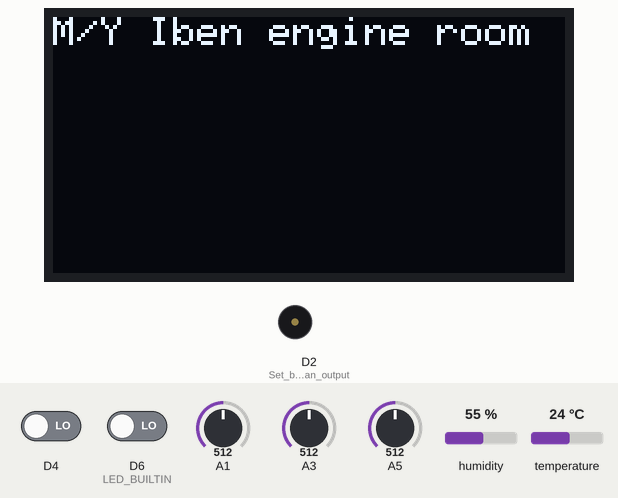
A sketch run on a simulated Arduino MKR. Parts: 128×64 one-colour display, buzzer (waves = sounding). The inputs (shaded band) are chosen by the test bench; at power-on: D4 LOW, A5 = 512, A1 = 512, D6 (LED_BUILTIN) LOW, A3 = 512, humidity 55 %, temperature 24 °C. WiFi joins after 1.5 s; servers stay silent unless stated; the display library's start-up logo is not drawn; no MQTT or app messages arrive unless stated.

Above: at 12.2 s.
12.3 s: D4 driven HIGH
At 18.3 s:
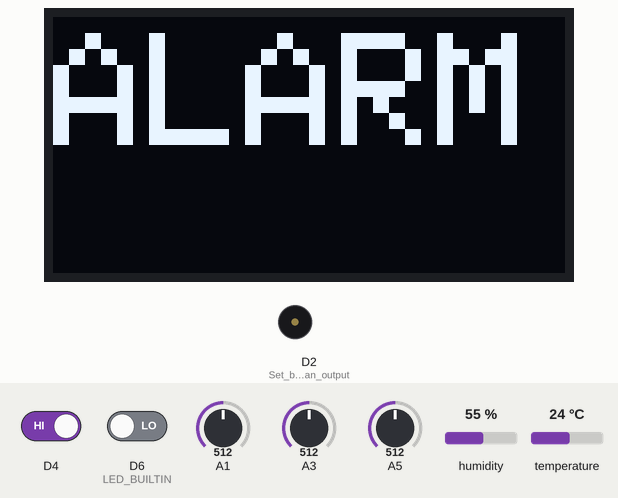
21.0 s: A5 set to 208
28.3 s: A5 set to 183
At 33.9 s:
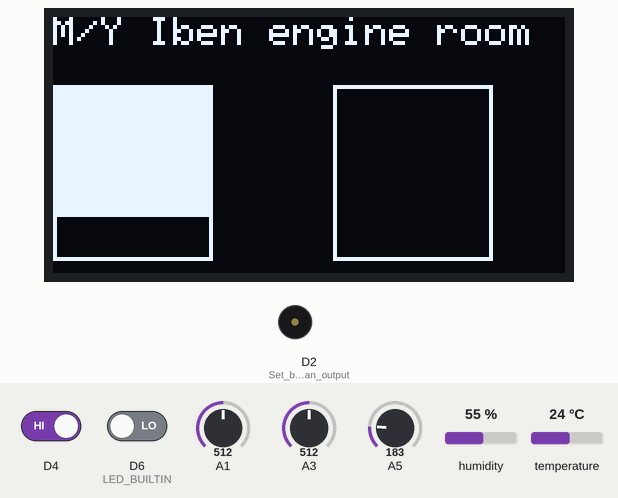
37.0 s: A1 set to 177
At 39.6 s:
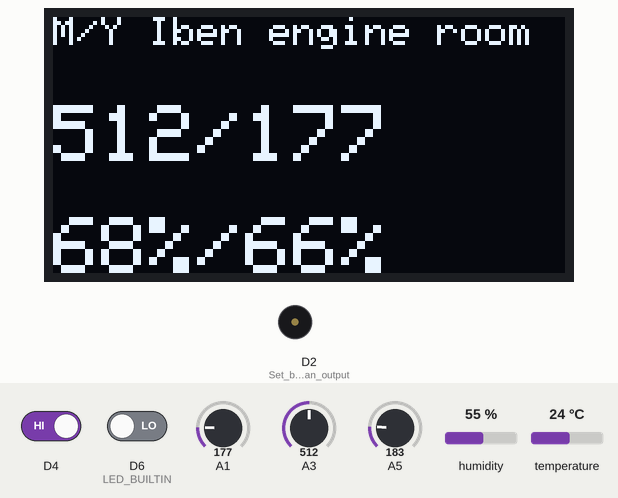
45.7 s: A1 set to 160
At 52.4 s:
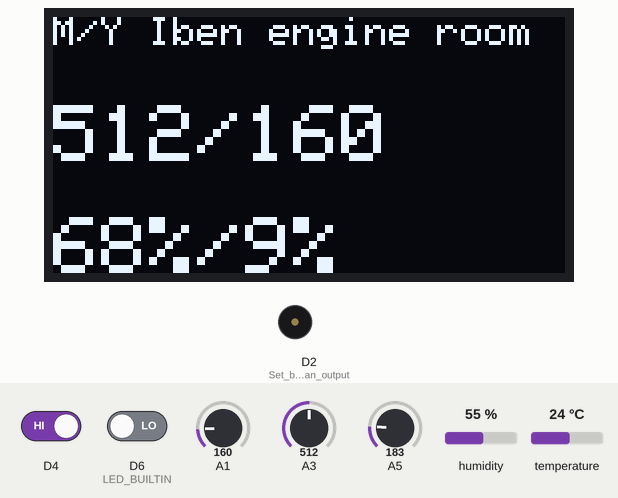
53.0 s: D6 (LED_BUILTIN) driven HIGH
At 62.1 s:
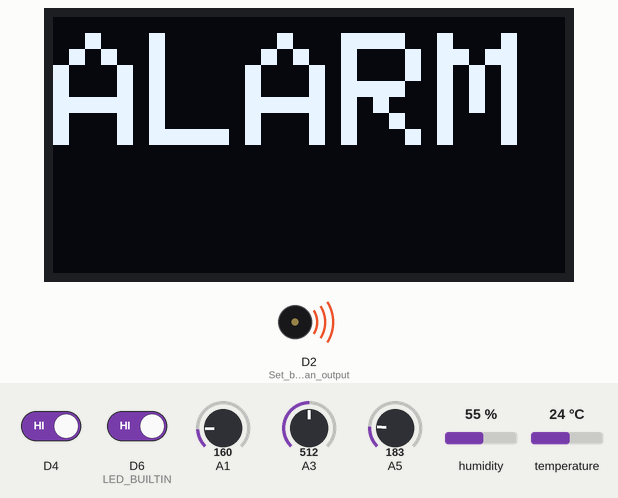
Timing chart, 0 to 62.7 s (numbered marks = the images above; inputs shaded):
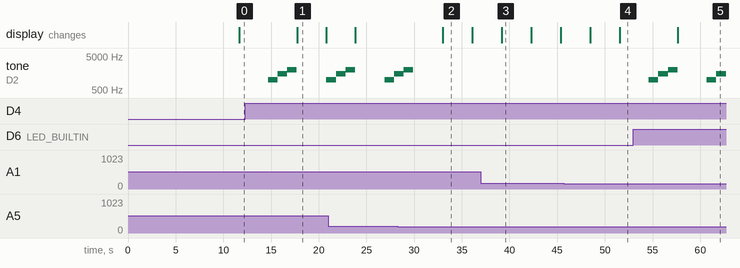

Measured:
- the behaviour switches between 201 and 200 on A5 (found by bisection; images 1 and 2)
- after the input at 12.3 s, tone on D2 (Set_buzzer_as_an_output): plays 1000 Hz for 1.0 s, 1500 Hz for 1.0 s, 2000 Hz for 1.0 s, 1000 Hz for 0.19 s, starting after 2.4 s; the display: changes after 5.4 s (image 1)
- after the input at 28.3 s, tone on D2 (Set_buzzer_as_an_output): goes on until 29.9 s, then stays silent; the display: changes after 4.7 s (image 2)
- after the input at 53.0 s, tone on D2 (Set_buzzer_as_an_output): plays 1000 Hz for 1.0 s, 1500 Hz for 1.0 s, 2000 Hz for 1.0 s, 1000 Hz for 1.0 s, 1500 Hz for 1.0 s, starting after 1.6 s; the display: changes after 4.6 s (image 5)
- what the display in image 1 shows lasts 3.1 s, from 17.7 s to 20.8 s

The sketch:

MQTT_Engine_room_monitoring.ino
```cpp
#include <Wire.h>
#include <SPI.h>
#include <WiFiNINA.h>
#include <stdlib.h>
#include <DHT.h>
#include <Adafruit_GFX.h>
#include <Adafruit_SSD1306.h>
#include "arduino_secrets.h"
#include "PubSubClient.h"

// Global variables
#define CLIENT_ID "Engineroom"
#define PUBLISH_DELAY 3000 // that is 3 seconds interval

int sensorPort = 0; //Water level port side
int sensorStarboard = 0; //Water level starboard side
float sensorTemperatureC = 0; //Air temperature in enine room in centigrade
float sensorHumidity = 0; //Air hunidity in engine room
String message = "";
int sensorPyro = LOW; // Default no movement on pyro- and movementsensor
float maxValueStarboard = 705; //Maximum water level, starboard side
float maxValuePort = 715; //Maximum water level, port side
float minValueStarboard = 100;  //Minimum water level, starboard side
float minValuePort = 100; //Minimum water level, port side
float gasLevel = 0; //Level og gas in the air
float tempLog[9]; //Temperature log used for storing last sensor readings to calcuate the speed of change in temp
int gasPresent = LOW; //Default no gas present in engine room
int percentPort = 0; //Water level port side in percent
int percentStarboard = 0; //Water level starboard side in percent
int displayAlternator = 0; //Controller "bit" for alternating display screen

//OLED
#define SCREEN_WIDTH 128 // OLED display width, in pixels
#define SCREEN_HEIGHT 64 // OLED display height, in pixels
#define OLED_RESET     LED_BUILTIN // Reset pin

int radio_Status = WL_IDLE_STATUS;  // WiFi radio's status

DHT dht(7, DHT22); //Digital pin 7
Adafruit_SSD1306 display(SCREEN_WIDTH, SCREEN_HEIGHT, &Wire, OLED_RESET);
WiFiClient wifiClient;
PubSubClient mqttClient;

void setup() {
  // put your setup code here, to run once:
  if(!display.begin(SSD1306_SWITCHCAPVCC, 0x3C)) { // Address 0x7B for 128x64 (8bit). Remove LIB for = 0x3C for 7bit Arduino max address space
    //Catch error on Display object start
    raiseAlarm();
  }

  // check for the WiFi module:
  if (WiFi.status() == WL_NO_MODULE) {
    Serial.println("Communication with WiFi module failed!");
    // don't continue
    while (true);
  }

  // attempt to connect to WiFi network:
  while (radio_Status != WL_CONNECTED) {
    // Connect to WPA/WPA2 network:
    radio_Status = WiFi.begin(WIFI_SSID, WIFI_PWD);

    // wait 5 seconds for connection:
    delay(5000);
  }

  Wire.begin();
  Serial.begin(9600);
  dht.begin();

  pinMode(2, OUTPUT); // Set buzzer as an output

  display.display();
  delay(2000);
  // Clear the buffer
  display.clearDisplay();

  // setup mqtt client
  mqttClient.setClient(wifiClient);
  mqttClient.setServer( "192.168.1.102", 1883); // or local broker
}

void loop() {
  //reset sensor values
  sensorPort = 0;
  sensorStarboard = 0;
  sensorTemperatureC = 0;
  sensorHumidity = 0;
  sensorPyro = LOW;
  gasLevel = 0;
  gasPresent = LOW;

  delay(3000);

  //read sensor values
  sensorPort = analogRead(A1);
  sensorStarboard = analogRead(A3);
  sensorTemperatureC = dht.readTemperature(); //DHT22
  sensorHumidity = dht.readHumidity();
  sensorPyro = digitalRead(6);
  if (digitalRead(4) != LOW){
    gasLevel = analogRead(A5);
  }

  transmitData_MQTT();

  //output values to OLED display
  displayOLED();
  calibrateSensors();
}

void transmitData_MQTT(){
  if (mqttClient.connect(CLIENT_ID, "preben", "passord")) {
    char port[3];
    char starboard[3];
    char temp[3];
    char humidity[3];
    char pyro[3];
    char gas[3];

    itoa (sensorPort, port, 10);
    itoa (sensorStarboard, starboard, 10);
    itoa (sensorTemperatureC, temp, 10);
    itoa (sensorHumidity, humidity, 10);
    itoa (sensorPyro, pyro, 10);
    itoa (gasLevel, gas, 10);

    mqttClient.publish("engineroom/waterport", port);
    mqttClient.publish("engineroom/waterstarboard", starboard);
    mqttClient.publish("engineroom/temperature", temp);
    mqttClient.publish("engineroom/humidity", humidity);
    mqttClient.publish("engineroom/pyro", pyro);
    mqttClient.publish("engineroom/gaslevel", gas);
  }
}

void displayOLED (){

  display.clearDisplay();

  display.setTextSize(1);
  display.setTextColor(SSD1306_WHITE);

  display.setCursor(0, 0);
  display.print("M/Y Iben engine room");

  display.setTextSize(2);
  switch (displayAlternator) {
    case 1:
      displayAlternator = 2;

      display.setCursor(0, 22);
      //display.print("Temperatur:   ");
      display.print(sensorTemperatureC);
      display.print("C");

      display.setCursor(0, 50);
      //display.print("Luftfuktighet:");
      display.print(sensorHumidity);
      display.print("%");

      break;
    case 2:
      displayAlternator = 3;

      display.setCursor(0, 22);
      //display.print("Vann S/B:     ");
      display.print(sensorStarboard);
      display.print("/");
      display.print(sensorPort);
      display.display();

      display.setCursor(0, 50);
      //display.print("Vann S/B:     ");
      display.print(percentStarboard);
      display.print("%/");
      display.print(percentPort);
      display.print("%");
      break;
    case 3:
      displayAlternator = 4;

      display.setCursor(0, 22);
      display.print("Gasser: ");

      display.setCursor(0, 50);
      display.print(gasLevel);
      break;
    case 4:
      displayAlternator = 1;

      //display.drawFastHLine(0, 20, 50, SSD1306_WHITE);
      //display.drawFastVLine(0, 20, 50, SSD1306_WHITE);

      //const uint8_t PROGMEM level[] = {

      display.setCursor(0, 22);

      //int16_t x, int16_t y, int16_t w, int16_t h, uint16_t color
      //drawRect(int16_t x, int16_t y, int16_t w, int16_t h, uint16_t color)
      display.drawRect(0,17,40,44,SSD1306_WHITE);
      display.drawRect(70,17,40,44,SSD1306_WHITE);

      //fillRect(int16_t x, int16_t y, int16_t w, int16_t h, uint16_t color)
      if (percentPort > 10 && percentPort < 25){
        display.fillRect(0,17,40,12,SSD1306_WHITE);
      }
      else if (percentPort > 25 && percentPort < 50){
        display.fillRect(0,17,40,22,SSD1306_WHITE);
      }
      else if (percentPort > 50 && percentPort < 75){
        display.fillRect(0,17,40,33,SSD1306_WHITE);
      }
      else if (percentPort > 75){
        display.fillRect(0,17,40,44,SSD1306_WHITE);
      }

      break;
    default:
      displayAlternator = 1;
      break;
  }
    if ((sensorPyro != LOW) || (gasLevel > 200)) {
    raiseAlarm();
  }

  display.display();
}

void raiseAlarm(){
   //Visual alarm

   display.clearDisplay();
   display.setTextSize(4);
   display.setCursor(0,4);
   display.print("ALARM");

  //Sonic alarm - Digital pin 2
  tone(2, 1000); // Send 1KHz sound signal...
  delay(1000);   // Tone will keep sounding for 1 sec
  noTone(2);     // Stop sound...
  tone(2, 1500); // Send 1,5KHz sound signal...
  delay(1000);   // Tone will keep sounding for 1 sec
  noTone(2);     // Stop sound...
  tone(2, 2000); // Send 2KHz sound signal...
  delay(1000);   // Tone will keep sounding for 1 sec
  noTone(2);     // Stop sound...

}

void calibrateSensors(){
  //Calibrate port side water sensors

  if (sensorPort > maxValuePort){
    maxValuePort = sensorPort;
  }
  else if ((sensorPort < minValuePort) || (minValuePort == 0)  ){
    minValuePort = sensorPort;
  }
  //Calibrate starboard side water sensors
  if (sensorStarboard > maxValueStarboard){
    maxValueStarboard = sensorStarboard;
  }
  else if ((sensorStarboard < minValueStarboard) || (minValueStarboard == 0)){
    minValueStarboard = sensorStarboard;
  }

  percentPort = ((sensorPort-minValuePort)/(maxValuePort-minValuePort) * 100);
  percentStarboard = ((sensorStarboard-minValueStarboard)/(maxValueStarboard-minValueStarboard)*100);
  sensorTemperatureC = 0;
  //sensorTemperatureF = 0;
  sensorHumidity = 0;

}

float calculateTempChange(){
  //Calculate the speed of change in engine room temperature. Monitors the last 10 temperature sensor reading and returns the change in percent
  //after QA; remove use of 10 log entries - only need first and last value (reduce memory allocation and performance)

  float changePercent = 0;

  for (int i = 0; i <= 9; i++){

    if (i == 9){
      tempLog[i] = sensorTemperatureC;
    }
    else {
      tempLog [i] = tempLog [i+1];
    }
    //tempLog[i] = sensorTemperatureC;
  }
  if (tempLog [0] != NULL && tempLog[9] != NULL){
    changePercent = tempLog[9] / tempLog [0];
  }
  return changePercent;

}
```

arduino_secrets.h
```cpp
#define WIFI_SSID "Iben4G"
#define WIFI_PWD ""
```
